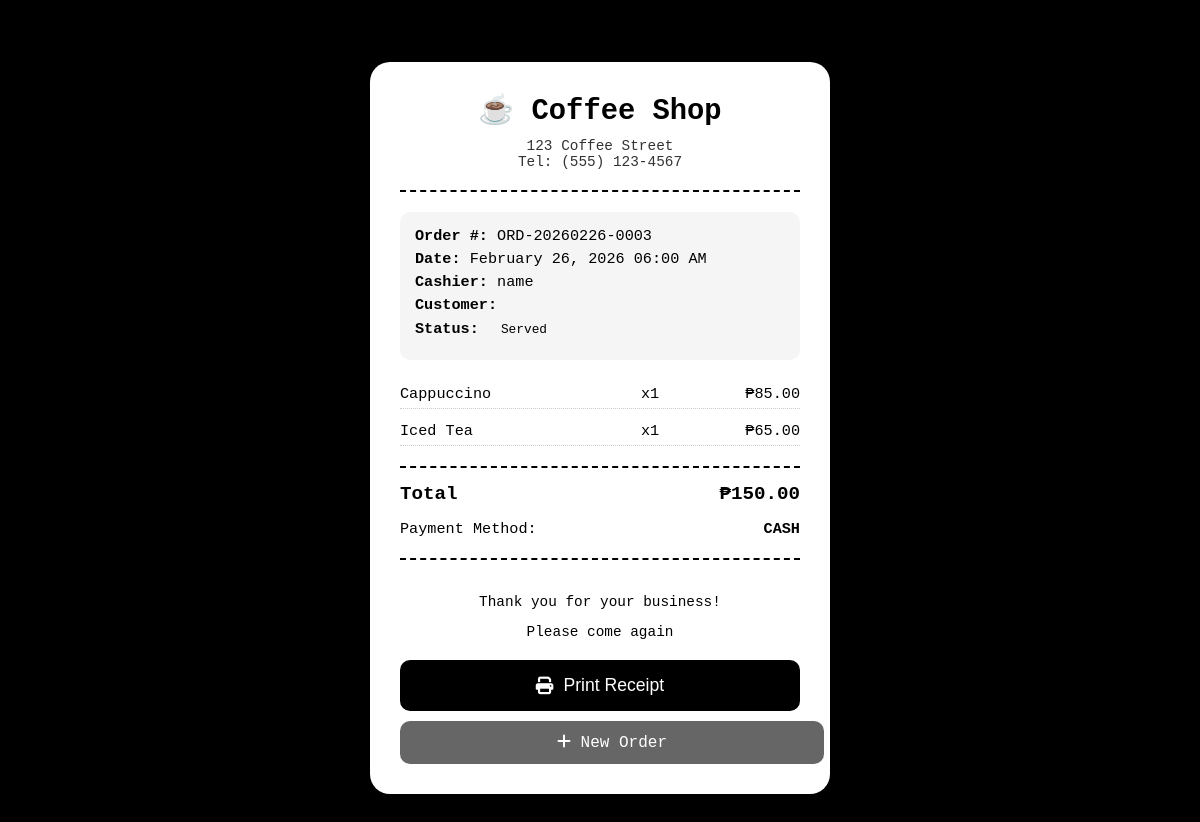
The page /receipt.php?order_id=3 (signed in) on the database its author committed.
### tables this page shows
CREATE TABLE `orders` (
  `id` int(11) NOT NULL,
  `order_number` varchar(20) NOT NULL,
  `cashier_id` int(11) NOT NULL,
  `customer_name` varchar(100) DEFAULT NULL,
  `total_amount` decimal(10,2) NOT NULL,
  `payment_method` enum('cash','card','online','gcash','maya') DEFAULT 'cash',
  `payment_status` enum('paid','unpaid','refunded') DEFAULT 'paid',
  `order_status` enum('pending','preparing','served','cancelled') DEFAULT 'pending',
  `cancellation_requested` tinyint(1) DEFAULT 0,
  `cancellation_requested_by` int(11) DEFAULT NULL,
  `cancellation_requested_at` timestamp NULL DEFAULT NULL,
  `cancellation_reason` text DEFAULT NULL,
  `cancelled_by` int(11) DEFAULT NULL,
  `cancelled_at` timestamp NULL DEFAULT NULL,
  `created_at` timestamp NOT NULL DEFAULT current_timestamp(),
  `updated_at` timestamp NULL DEFAULT NULL ON UPDATE current_timestamp()
);

CREATE TABLE `users` (
  `id` int(11) NOT NULL,
  `username` varchar(50) NOT NULL,
  `email` varchar(100) NOT NULL,
  `password` varchar(255) NOT NULL,
  `role` enum('cashier','manager') DEFAULT 'cashier',
  `created_at` timestamp NOT NULL DEFAULT current_timestamp(),
  `last_login` timestamp NULL DEFAULT NULL,
  `last_logout` timestamp NULL DEFAULT NULL,
  `is_approved` tinyint(1) DEFAULT 0,
  `approved_by` int(11) DEFAULT NULL,
  `approved_at` timestamp NULL DEFAULT NULL
);

CREATE TABLE `order_items` (
  `id` int(11) NOT NULL,
  `order_id` int(11) NOT NULL,
  `product_id` int(11) NOT NULL,
  `quantity` int(11) NOT NULL,
  `price` decimal(10,2) NOT NULL,
  `subtotal` decimal(10,2) NOT NULL,
  `notes` text DEFAULT NULL
);

CREATE TABLE `products` (
  `id` int(11) NOT NULL,
  `name` varchar(100) NOT NULL,
  `description` text DEFAULT NULL,
  `price` decimal(10,2) NOT NULL,
  `main_category` enum('drinks','pastry','foods') NOT NULL,
  `sub_category` varchar(50) DEFAULT NULL,
  `image` varchar(255) DEFAULT 'default-product.jpg',
  `stock` int(11) DEFAULT 0,
  `is_available` tinyint(1) DEFAULT 1,
  `created_at` timestamp NOT NULL DEFAULT current_timestamp(),
  `updated_at` timestamp NULL DEFAULT NULL ON UPDATE current_timestamp()
);

### receipt.php (the view, shortened to what this page needs)
<?php
require_once 'config.php';
$order_id = $_GET['order_id'] ?? 0;
$order = $conn->query("
    SELECT o.*, u.username as cashier_name
    FROM orders o
    JOIN users u ON o.cashier_id = u.id
    WHERE o.id = $order_id
")->fetch_assoc();
$items = $conn->query("
    SELECT oi.*, p.name
    FROM order_items oi
    JOIN products p ON oi.product_id = p.id
    WHERE oi.order_id = $order_id
");
?>
<!DOCTYPE html>
<html lang="en">
<head>
    <link rel="stylesheet" href="https://cdnjs.cloudflare.com/ajax/libs/font-awesome/6.4.0/css/all.min.css">
</head>
<body>
    <div class="receipt" id="receipt">
        <div class="receipt-header">
            <div class="receipt-title">☕ Coffee Shop</div>
            <div class="shop-info">123 Coffee Street</div>
            <div class="shop-info">Tel: (555) 123-4567</div>
        </div>
        <div class="receipt-info">
            <div><strong>Order #:</strong> <?php echo $order['order_number']; ?></div>
            <div><strong>Date:</strong> <?php echo date('F j, Y h:i A', strtotime($order['created_at'])); ?></div>
            <div><strong>Cashier:</strong> <?php echo htmlspecialchars($order['cashier_name']); ?></div>
            <div><strong>Customer:</strong> <?php echo htmlspecialchars($order['customer_name'] ?? 'Walk-in'); ?></div>
            <div><strong>Status:</strong>
                <span class="status-badge status-<?php echo $order['order_status']; ?>">
                    <?php echo ucfirst($order['order_status']); ?>
                </span>
            </div>
        </div>
        <div class="receipt-items">
            <?php while($item = $items->fetch_assoc()): ?>
            <div class="receipt-item">
                <span class="item-name"><?php echo htmlspecialchars($item['name']); ?></span>
                <span class="item-quantity">x<?php echo $item['quantity']; ?></span>
                <span class="item-price">₱<?php echo number_format($item['subtotal'], 2); ?></span>
            </div>
            <?php endwhile; ?>
        </div>
        <div class="receipt-total">
            <span>Total</span>
            <span>₱<?php echo number_format($order['total_amount'], 2); ?></span>
        </div>
        <div style="margin-top: 15px; display: flex; justify-content: space-between; font-size: 0.95rem;">
            <span>Payment Method:</span>
            <span><strong><?php echo strtoupper($order['payment_method']); ?></strong></span>
        </div>
        <div class="receipt-footer">
            <p>Thank you for your business!</p>
            <p>Please come again</p>
        </div>
        <button onclick="window.print()" class="print-btn">
            <i class="fas fa-print"></i> Print Receipt
        </button>
        <?php if($_SESSION['role'] == 'cashier'): ?>
        <a href="new-order.php" class="back-btn">
            <i class="fas fa-plus"></i> New Order
        </a>
        <?php else: ?>
        <a href="dashboard.php" class="back-btn">
            <i class="fas fa-home"></i> Dashboard
        </a>
        <?php endif; ?>
    </div>
</body>
</html>

### receipt.php (style rules this page uses)
body { background: #000; min-height: 100vh; display: flex; justify-content: center; align-items: center; padding: 20px; font-family: 'Courier New', monospace; }
.receipt { background: white; max-width: 400px; width: 100%; padding: 30px; border-radius: 20px; box-shadow: 0 10px 30px rgba(0,0,0,0.3); }
.receipt-header { text-align: center; margin-bottom: 20px; padding-bottom: 20px; border-bottom: 2px dashed #000; }
.receipt-title { font-size: 1.8rem; font-weight: bold; margin-bottom: 10px; }
.shop-info { font-size: 0.9rem; color: #333; }
.receipt-info { margin: 20px 0; padding: 15px; background: #f5f5f5; border-radius: 10px; font-size: 0.95rem; }
.receipt-info div { margin-bottom: 5px; }
.receipt-items { margin-bottom: 20px; }
.receipt-item { display: flex; justify-content: space-between; margin-bottom: 8px; font-size: 0.95rem; padding: 5px 0; border-bottom: 1px dotted #ccc; }
.item-name { flex: 2; }
.item-quantity { flex: 1; text-align: center; }
.item-price { flex: 1; text-align: right; }
.receipt-total { border-top: 2px dashed #000; padding-top: 15px; margin-top: 15px; font-weight: bold; font-size: 1.2rem; display: flex; justify-content: space-between; }
.receipt-footer { text-align: center; margin-top: 20px; padding-top: 20px; border-top: 2px dashed #000; font-size: 0.9rem; }
.print-btn { background: #000; color: white; border: none; padding: 15px; border-radius: 10px; width: 100%; font-size: 1.1rem; cursor: pointer; margin-top: 20px; display: flex; align-items: center; justify-content: center; gap: 10px; transition: all 0.3s; }
.back-btn { background: #666; color: white; border: none; padding: 12px; border-radius: 10px; width: 100%; font-size: 1rem; margin-top: 10px; text-decoration: none; display: block; text-align: center; transition: all 0.3s; }
.status-badge { display: inline-block; padding: 3px 8px; border-radius: 5px; font-size: 0.8rem; margin-left: 5px; }

### rows shown on the page
orders: order_number "ORD-20260226-0003", created_at "February 26, 2026 06:00 AM", cashier.username "name", order_status "Served", total_amount "150.00", payment_method "CASH"
order_items: product.name "Cappuccino", quantity "1", subtotal "85.00"
order_items: product.name "Iced Tea", quantity "1", subtotal "65.00"
